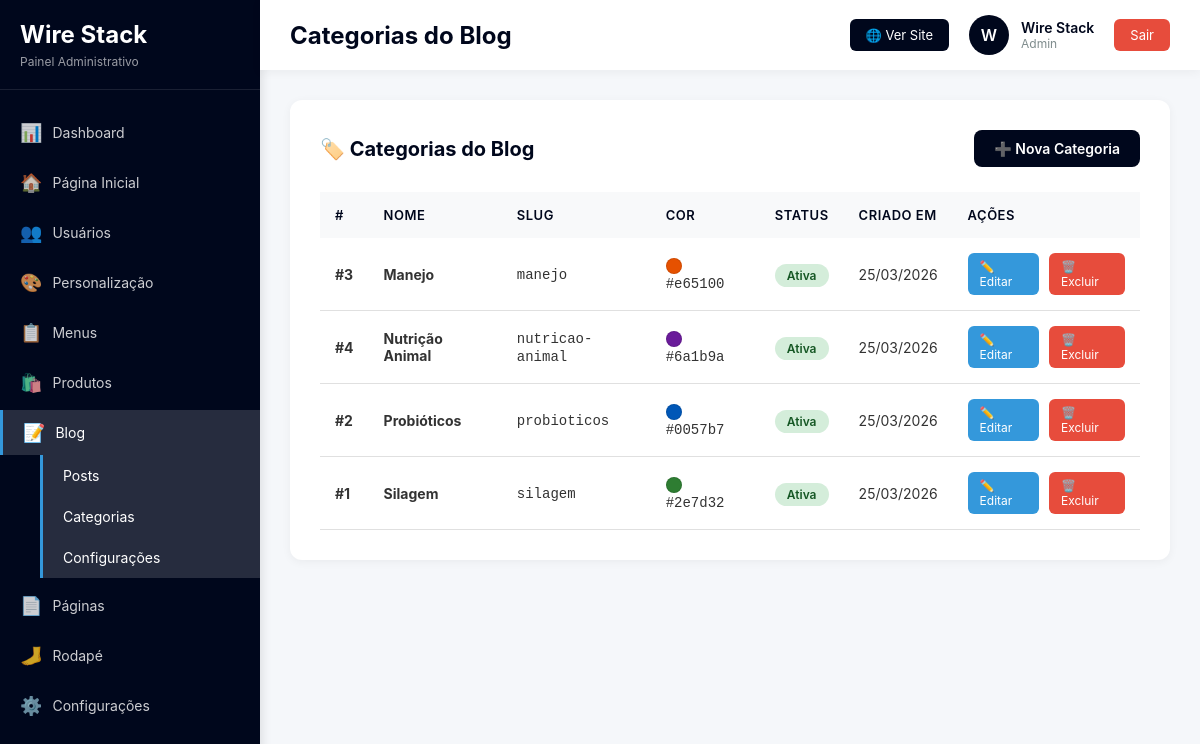
The page /admin/blog/categorias/index.php (signed in) on the database its author committed.
### tables this page shows
CREATE TABLE IF NOT EXISTS `blog_categorias` (
  `id` int NOT NULL AUTO_INCREMENT,
  `nome` varchar(100) NOT NULL,
  `slug` varchar(120) NOT NULL,
  `cor` varchar(20) DEFAULT '#0057b7',
  `ativo` tinyint(1) NOT NULL DEFAULT '1',
  `created_at` datetime DEFAULT CURRENT_TIMESTAMP,
  PRIMARY KEY (`id`),
  UNIQUE KEY `slug` (`slug`)
);

### admin/blog/categorias/index.php (the view, shortened to what this page needs)
<?php
$db = getDB();
$stmt = $db->query("SELECT * FROM blog_categorias ORDER BY nome ASC");
$categorias = $stmt->fetchAll();
include __DIR__ . '/../../includes/header.php';
include __DIR__ . '/../../includes/sidebar.php';
?>
<main class="content">
    <div class="table-container">
        <div class="table-header">
            <h3>🏷️ Categorias do Blog</h3>
            <a href="<?= BASE_URL ?>/admin/blog/categorias/criar.php" class="btn-add">➕ Nova Categoria</a>
        </div>
        <?php if (count($categorias) > 0): ?>
            <table>
                <thead>
                    <tr>
                        <th>#</th>
                        <th>Nome</th>
                        <th>Slug</th>
                        <th>Cor</th>
                        <th>Status</th>
                        <th>Criado em</th>
                        <th>Ações</th>
                    </tr>
                </thead>
                <tbody>
                    <?php foreach ($categorias as $cat): ?>
                        <tr>
                            <td><strong>#<?= $cat['id'] ?></strong></td>
                            <td><strong><?= htmlspecialchars($cat['nome']) ?></strong></td>
                            <td><code><?= htmlspecialchars($cat['slug']) ?></code></td>
                            <td>
                                <span class="color-dot" style="background:<?= htmlspecialchars($cat['cor']) ?>"></span>
                                <code><?= htmlspecialchars($cat['cor']) ?></code>
                            </td>
                            <td>
                                <span class="badge badge-<?= $cat['ativo'] ? 'active' : 'inactive' ?>">
                                    <?= $cat['ativo'] ? 'Ativa' : 'Inativa' ?>
                                </span>
                            </td>
                            <td><?= date('d/m/Y', strtotime($cat['created_at'])) ?></td>
                            <td>
                                <div class="table-actions">
                                    <a href="<?= BASE_URL ?>/admin/blog/categorias/editar.php?id=<?= $cat['id'] ?>" class="btn-icon btn-edit">✏️ Editar</a>
                                    <a href="<?= BASE_URL ?>/admin/blog/categorias/deletar.php?id=<?= $cat['id'] ?>" class="btn-icon btn-delete">🗑️ Excluir</a>
                                </div>
                            </td>
                        </tr>
                    <?php endforeach; ?>
                </tbody>
            </table>
        <?php endif; ?>
    </div>
</main>
<?php include __DIR__ . '/../../includes/footer.php'; ?>

### admin/assets/css/dashboard.css (style rules this page uses)
* { margin: 0; padding: 0; box-sizing: border-box; }
body { font-family: -apple-system, BlinkMacSystemFont, 'Segoe UI', Roboto, Oxygen, Ubuntu, Cantarell, sans-serif; background: #f5f7fa; color: #333; }
.content { margin-left: 260px; margin-top: 70px; padding: 30px; min-height: calc(100vh - 70px); }

### admin/blog/categorias/index.php (style rules this page uses)
.table-container { background:#fff;padding:30px;border-radius:12px;box-shadow:0 2px 10px rgba(0,0,0,.05) }
.table-header { display:flex;justify-content:space-between;align-items:center;margin-bottom:25px }
.table-header h3 { color:#00071c;font-size:20px }
.btn-add { padding:10px 20px;background:#00071c;color:#fff;text-decoration:none;border-radius:8px;font-weight:600;font-size:14px;transition:all .3s;display:inline-flex;align-items:center;gap:8px }
table { width:100%;border-collapse:collapse }
thead { background:#f8f9fa }
th { padding:15px;text-align:left;font-weight:600;color:#00071c;font-size:13px;text-transform:uppercase;letter-spacing:.5px }
td { padding:15px;border-bottom:1px solid #e0e0e0;font-size:14px }
.badge { padding:4px 12px;border-radius:20px;font-size:12px;font-weight:600 }
.badge-active { background:#d4edda;color:#155724 }
.table-actions { display:flex;gap:10px }
.btn-icon { padding:6px 12px;border:none;border-radius:6px;cursor:pointer;font-size:12px;transition:all .3s;text-decoration:none;display:inline-block }
.btn-edit { background:#3498db;color:#fff }
.btn-delete { background:#e74c3c;color:#fff }
.color-dot { display:inline-block;width:16px;height:16px;border-radius:50%;vertical-align:middle;margin-right:6px;border:1px solid rgba(0,0,0,.1) }

### rows shown on the page
blog_categorias: id "3", nome "Manejo", slug "manejo", cor "#e65100", ativo "Ativa", created_at "25/03/2026"
blog_categorias: id "4", nome "Nutrição Animal", slug "nutricao-animal", cor "#6a1b9a", ativo "Ativa", created_at "25/03/2026"
blog_categorias: id "2", nome "Probióticos", slug "probioticos", cor "#0057b7", ativo "Ativa", created_at "25/03/2026"
blog_categorias: id "1", nome "Silagem", slug "silagem", cor "#2e7d32", ativo "Ativa", created_at "25/03/2026"

### other values the page prints
$page_title "Categorias do Blog"
substr($user_name, 0, 1) "W"
$user_name "Wire Stack"
$user_role "Admin"
